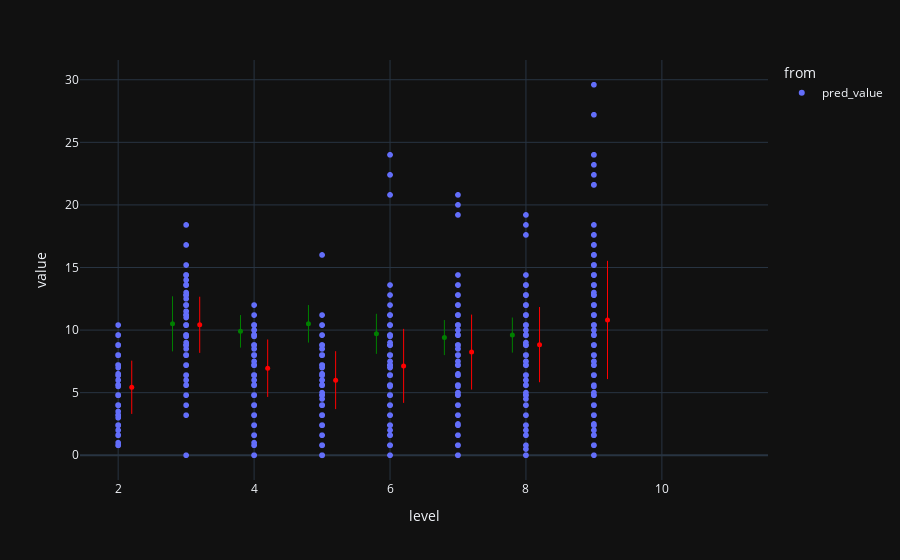

Notebook source saved alongside this figure:
### Code cell
fig = px.scatter(df[df["from"] == "pred_value"], x="level", y="value", color="from")
for level in df["level"].unique():
    df_level = df[df["level"] == level]
    mean = df_level.loc[df_level["mesure"] == "mean"]
    std = df_level.loc[df_level["mesure"] == "std"]
    #TODO handle nan values
    if not np.isnan(mean.loc[mean["from"] == "pred", "value"].values[0]):
        fig.add_shape(type="line",
                      x0=level + 0.2, y0=mean.loc[mean["from"] == "pred", "value"].values[0] -
                                         std.loc[std["from"] == "pred", "value"].values[0],
                      x1=level + 0.2, y1=mean.loc[mean["from"] == "pred", "value"].values[0] +
                                         std.loc[std["from"] == "pred", "value"].values[0],
                      line=dict(width=1, color="red") )
        fig.add_trace(go.Scatter(
            x=[level + 0.2],  # x-coordinate of the point
            y=[mean.loc[mean["from"] == "pred", "value"].values[0]],  # y-coordinate of the point
            mode='markers',
            marker=dict(color='red', size=5, symbol='circle'), showlegend=False
        ))
    try :
        fig.add_shape(type="line",
                      x0=level - 0.2, y0=mean.loc[mean["from"] == "cadotte", "value"].values[0] -
                                         std.loc[std["from"] == "cadotte", "value"].values[0],
                      x1=level - 0.2, y1=mean.loc[mean["from"] == "cadotte", "value"].values[0] +
                                         std.loc[std["from"] == "cadotte", "value"].values[0],
                      line=dict(width=1, color="green") )
        fig.add_trace(go.Scatter(
            x=[level - 0.2],  # x-coordinate of the point
            y=[mean.loc[mean["from"] == "cadotte", "value"].values[0]],  # y-coordinate of the point
            mode='markers',
            marker=dict(color='green', size=5, symbol='circle'), showlegend=False
        ))
    except:
        pass
fig.show()

### Figure 1 — Plotly figure (JSON) as saved in the notebook; plotly's stock layout.template omitted (floating-point values rounded to 4 significant figures; data arrays with more than 128 entries replaced by an {"elided": "..."} marker saying what was removed)
{"data": [{"hovertemplate": "from=pred_value<br>level=%{x}<br>value=%{y}<extra></extra>", "legendgroup": "pred_value", "marker": {"color": "#636efa", "symbol": "circle"}, "mode": "markers", "name": "pred_value", "showlegend": true, "x": {"elided": "2670 int values"}, "xaxis": "x", "y": {"elided": "2670 float values"}, "yaxis": "y", "type": "scattergl"}, {"marker": {"color": "red", "size": 5, "symbol": "circle"}, "mode": "markers", "showlegend": false, "x": [2.2], "y": [5.43], "type": "scatter"}, {"marker": {"color": "red", "size": 5, "symbol": "circle"}, "mode": "markers", "showlegend": false, "x": [3.2], "y": [10.42], "type": "scatter"}, {"marker": {"color": "green", "size": 5, "symbol": "circle"}, "mode": "markers", "showlegend": false, "x": [2.8], "y": [10.5], "type": "scatter"}, {"marker": {"color": "red", "size": 5, "symbol": "circle"}, "mode": "markers", "showlegend": false, "x": [4.2], "y": [6.953], "type": "scatter"}, {"marker": {"color": "green", "size": 5, "symbol": "circle"}, "mode": "markers", "showlegend": false, "x": [3.8], "y": [9.9], "type": "scatter"}, {"marker": {"color": "red", "size": 5, "symbol": "circle"}, "mode": "markers", "showlegend": false, "x": [5.2], "y": [6.0], "type": "scatter"}, {"marker": {"color": "green", "size": 5, "symbol": "circle"}, "mode": "markers", "showlegend": false, "x": [4.8], "y": [10.5], "type": "scatter"}, {"marker": {"color": "red", "size": 5, "symbol": "circle"}, "mode": "markers", "showlegend": false, "x": [6.2], "y": [7.14], "type": "scatter"}, {"marker": {"color": "green", "size": 5, "symbol": "circle"}, "mode": "markers", "showlegend": false, "x": [5.8], "y": [9.7], "type": "scatter"}, {"marker": {"color": "red", "size": 5, "symbol": "circle"}, "mode": "markers", "showlegend": false, "x": [7.2], "y": [8.243], "type": "scatter"}, {"marker": {"color": "green", "size": 5, "symbol": "circle"}, "mode": "markers", "showlegend": false, "x": [6.8], "y": [9.4], "type": "scatter"}, {"marker": {"color": "red", "size": 5, "symbol": "circle"}, "mode": "markers", "showlegend": false, "x": [8.2], "y": [8.838], "type": "scatter"}, {"marker": {"color": "green", "size": 5, "symbol": "circle"}, "mode": "markers", "showlegend": false, "x": [7.8], "y": [9.6], "type": "scatter"}, {"marker": {"color": "red", "size": 5, "symbol": "circle"}, "mode": "markers", "showlegend": false, "x": [9.2], "y": [10.81], "type": "scatter"}], "layout": {"xaxis": {"anchor": "y", "domain": [0.0, 1.0], "title": {"text": "level"}}, "yaxis": {"anchor": "x", "domain": [0.0, 1.0], "title": {"text": "value"}}, "legend": {"title": {"text": "from"}, "tracegroupgap": 0}, "margin": {"t": 60}, "shapes": [{"line": {"color": "red", "width": 1}, "type": "line", "x0": 2.2, "x1": 2.2, "y0": 3.302, "y1": 7.558}, {"line": {"color": "red", "width": 1}, "type": "line", "x0": 3.2, "x1": 3.2, "y0": 8.18, "y1": 12.66}, {"line": {"color": "green", "width": 1}, "type": "line", "x0": 2.8, "x1": 2.8, "y0": 8.3, "y1": 12.7}, {"line": {"color": "red", "width": 1}, "type": "line", "x0": 4.2, "x1": 4.2, "y0": 4.657, "y1": 9.25}, {"line": {"color": "green", "width": 1}, "type": "line", "x0": 3.8, "x1": 3.8, "y0": 8.6, "y1": 11.2}, {"line": {"color": "red", "width": 1}, "type": "line", "x0": 5.2, "x1": 5.2, "y0": 3.686, "y1": 8.313}, {"line": {"color": "green", "width": 1}, "type": "line", "x0": 4.8, "x1": 4.8, "y0": 9.0, "y1": 12.0}, {"line": {"color": "red", "width": 1}, "type": "line", "x0": 6.2, "x1": 6.2, "y0": 4.185, "y1": 10.09}, {"line": {"color": "green", "width": 1}, "type": "line", "x0": 5.8, "x1": 5.8, "y0": 8.1, "y1": 11.3}, {"line": {"color": "red", "width": 1}, "type": "line", "x0": 7.2, "x1": 7.2, "y0": 5.248, "y1": 11.24}, {"line": {"color": "green", "width": 1}, "type": "line", "x0": 6.8, "x1": 6.8, "y0": 8.0, "y1": 10.8}, {"line": {"color": "red", "width": 1}, "type": "line", "x0": 8.2, "x1": 8.2, "y0": 5.833, "y1": 11.84}, {"line": {"color": "green", "width": 1}, "type": "line", "x0": 7.8, "x1": 7.8, "y0": 8.2, "y1": 11.0}, {"line": {"color": "red", "width": 1}, "type": "line", "x0": 9.2, "x1": 9.2, "y0": 6.085, "y1": 15.53}]}}
